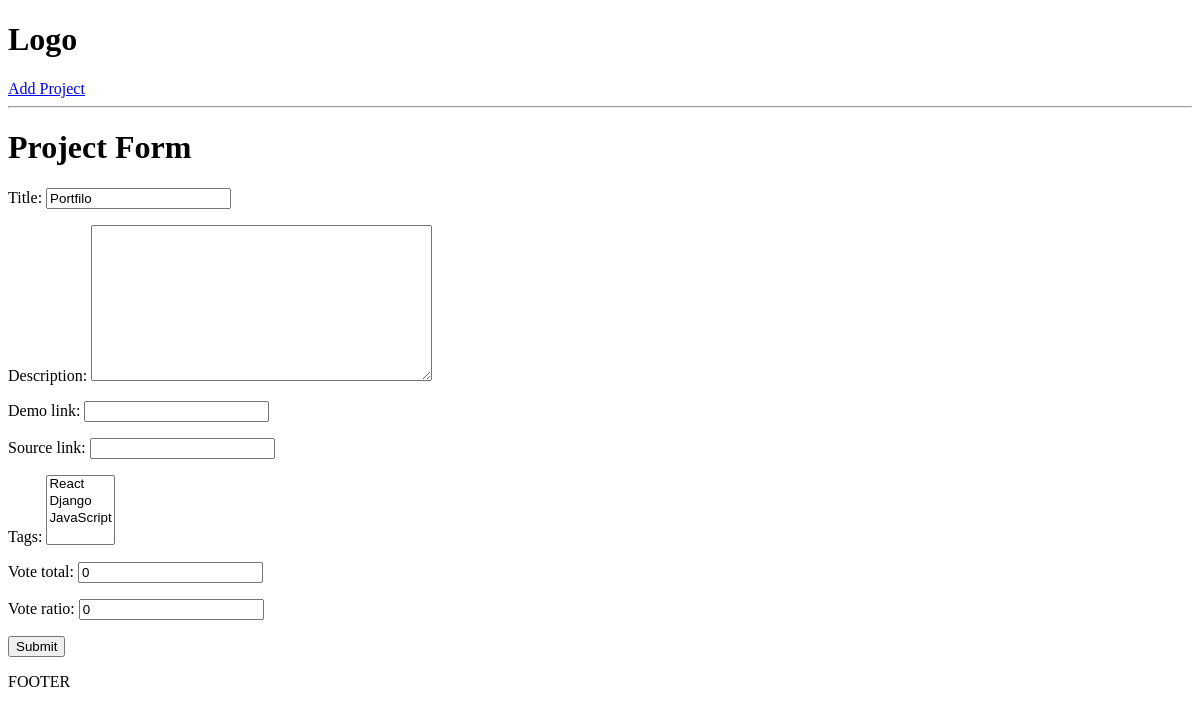
The page /update-project/b2420aa6-bb01-4cd2-9a5d-6fd1920f8e1d/ on the database as committed earlier.
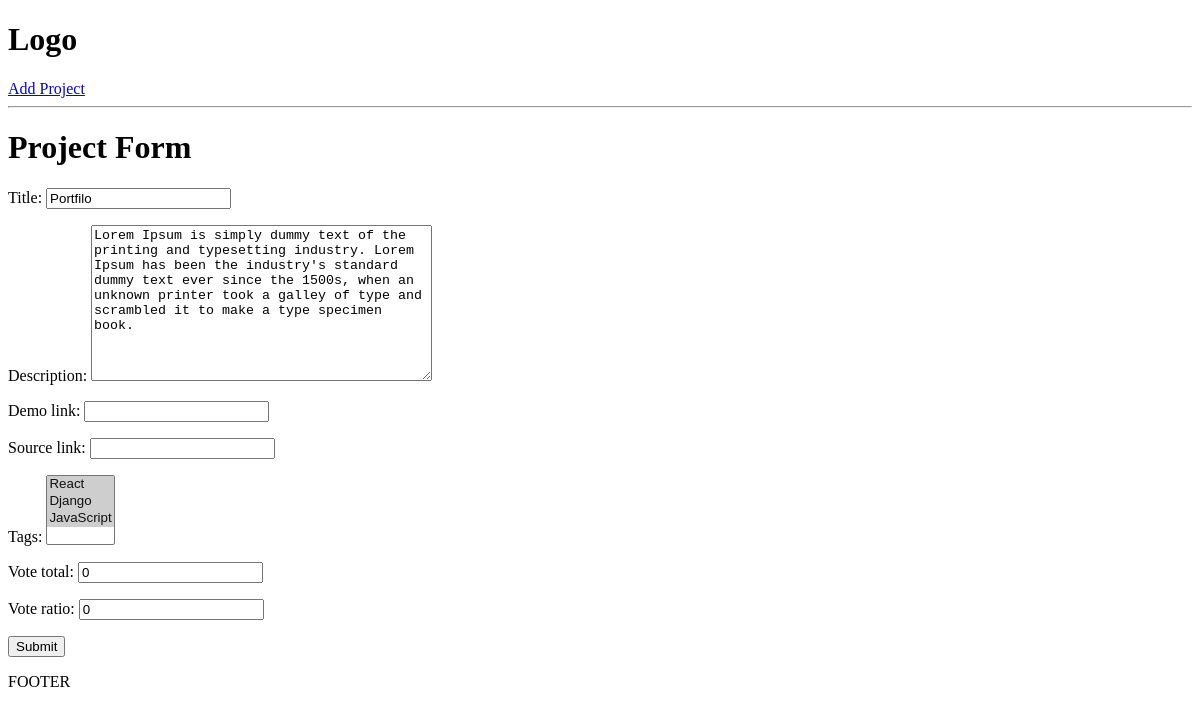
The same page on the database as committed later.
### projects/models.py (models this page shows, shortened)
class Project(models.Model):
    title = models.CharField(max_length=200)
    description= models.TextField(null=True,blank=True)
    demo_link = models.CharField(max_length=2000,null=True,blank=True)
    source_link = models.CharField(max_length=2000,null=True,blank=True)
    tags = models.ManyToManyField('Tag',blank=True)
    vote_total = models.IntegerField(default=0,null=True,blank=True)
    vote_ratio = models.IntegerField(default=0,null=True,blank=True)
    created = models.DateTimeField(auto_now_add=True)
    id = models.UUIDField(default=uuid.uuid4,unique=True,primary_key=True,editable=False)

### projects/views.py (the view)
# urls.py: path('update-project/<str:pk>/',views.updateProject,name='update-project'),
def updateProject(request,pk):
    project = Project.objects.get(id=pk)
    form = ProjectForm(instance=project)
    if request.method == 'POST':
        form = ProjectForm(request.POST, instance=project)
        if form.is_valid():
            form.save()
            return redirect('projects')
    context = {'forms':form}
    return render(request,"projects/project_form.html",context)

### projects/forms.py
class ProjectForm(ModelForm):
    class Meta:
        model= Project
        fields = '__all__'

### projects/models.py (called while the page is built)
    def __str__(self):
        return self.name

### projects/templates/projects/project_form.html (shortened to what this page needs)
{%extends 'main.html'%}
{%block content %}
<h1>Project Form</h1>
<form action = "" method="POST">
    {{forms.as_p}}
    <input type="submit">
</form>
{%endblock%}

Rows that differ between the two databases and show on the page:
changed Project "Portfilo": description (not shown) → "Lorem Ipsum is simply dummy text of the printing and typesetting industry. Lorem Ipsum has been the industry's standard dummy text ever since the 1500s, when an unknown printer took a galley of type and scrambled it to make a type specimen book."
Other text that changed with them:
form field tags: "React / Django / JavaScript" → "React ☑ / Django ☑ / JavaScript ☑"
